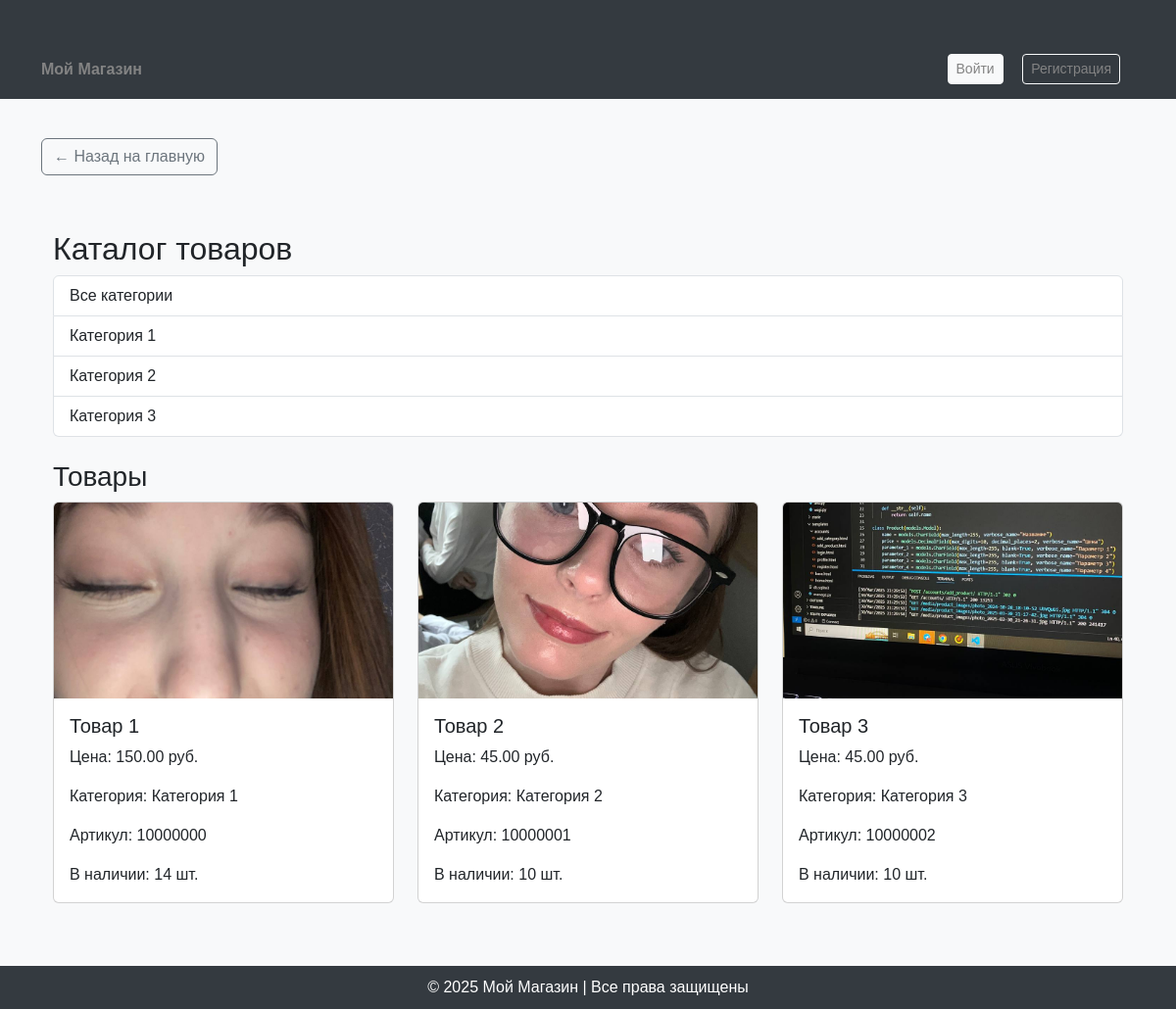
The page /accounts/catalog/ on the database as committed earlier.
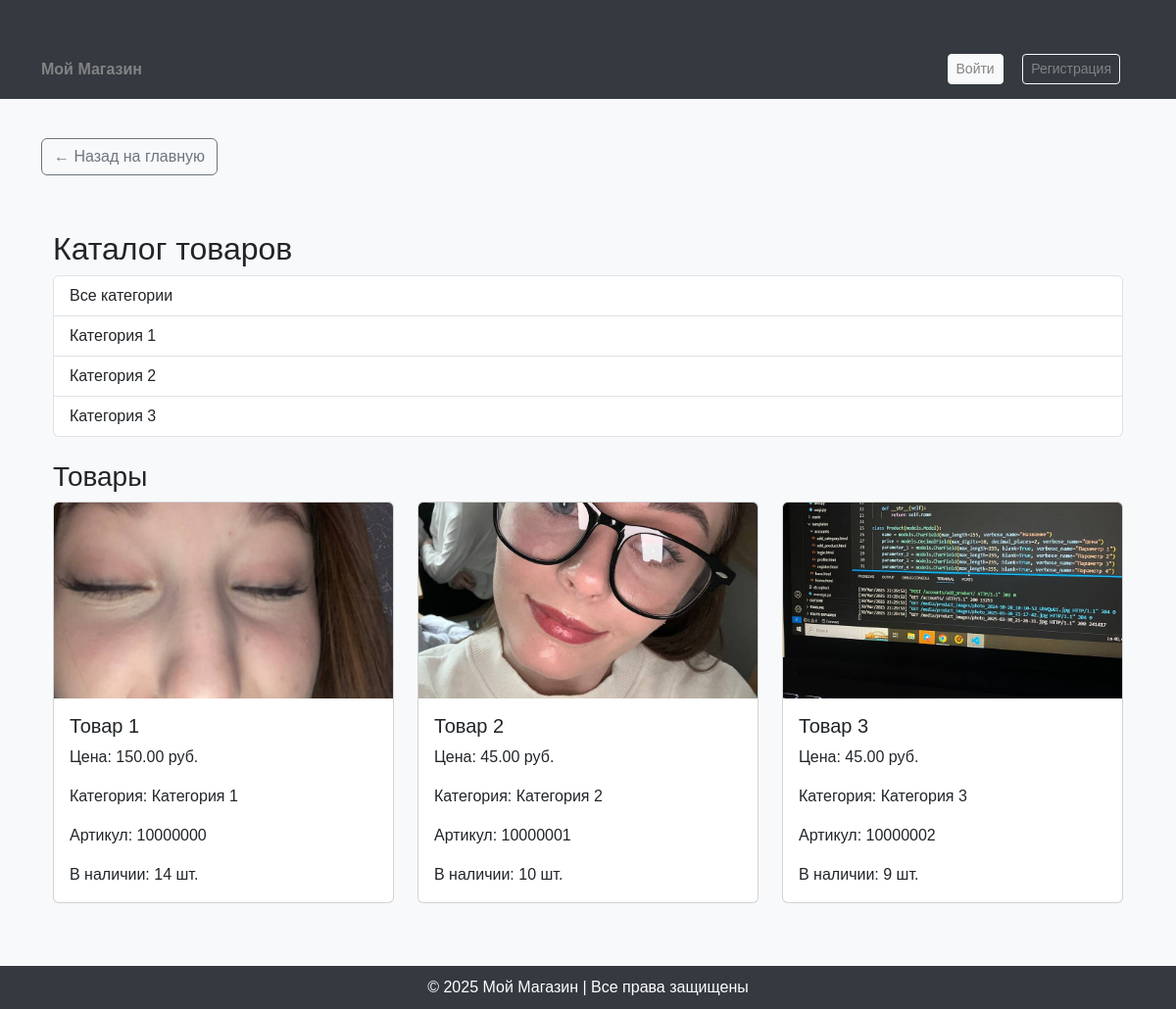
The same page on the database as committed later.
### accounts/models.py (models this page shows, shortened)
class Category(models.Model):
    name = models.CharField(max_length=255, unique=True, verbose_name="Название категории")

class Product(models.Model):
    name = models.CharField(max_length=255, verbose_name="Название")
    price = models.DecimalField(max_digits=10, decimal_places=2, verbose_name="Цена")
    parameter_1 = models.CharField(max_length=255, blank=True, verbose_name="Параметр 1")
    parameter_2 = models.CharField(max_length=255, blank=True, verbose_name="Параметр 2")
    parameter_3 = models.CharField(max_length=255, blank=True, verbose_name="Параметр 3")
    parameter_4 = models.CharField(max_length=255, blank=True, verbose_name="Параметр 4")
    parameter_5 = models.CharField(max_length=255, blank=True, verbose_name="Параметр 5")
    category = models.ForeignKey(Category, on_delete=models.CASCADE, verbose_name="Категория")
    sku = models.CharField(max_length=50, unique=True, verbose_name="Артикул", blank=True)
    image = models.ImageField(upload_to="product_images/", blank=True, null=True, verbose_name="Изображение")
    description = models.TextField(blank=True, null=True, verbose_name="Описание")  # Новое поле для описания
    stock_quantity = models.PositiveIntegerField(default=0, verbose_name="Количество в наличии")  # Новое поле для количества товара

### accounts/views.py (the view)
# urls.py: path('catalog/', views.catalog_view, name='catalog'),
def catalog_view(request, category_id=None):
    categories = Category.objects.all()
    if category_id:
        products = Product.objects.filter(category_id=category_id)
    else:
        products = Product.objects.all()
    return render(request, 'accounts/catalog.html', {
        'categories': categories,
        'products': products
    })

### templates/accounts/catalog.html
{% extends 'base.html' %}
{% block content %}
<a href="{% url 'home' %}" class="btn btn-outline-secondary mb-3">
    ← Назад на главную
</a>
<div class="container">
    <h2>Каталог товаров</h2>
    <div class="list-group">
        <a href="{% url 'catalog' %}" class="list-group-item list-group-item-action">Все категории</a>
        {% for category in categories %}
        <a href="{% url 'catalog_by_category' category.id %}" class="list-group-item list-group-item-action">{{ category.name }}</a>
        {% endfor %}
    </div>
    <div class="mt-4">
        <h3>Товары</h3>
        {% if products %}
        <div class="row">
            {% for product in products %}
                {% include 'includes/product_card.html' %}
            {% endfor %}
        </div>
        {% else %}
        <p class="text-center">Товары не найдены.</p>
        {% endif %}
    </div>
</div>
{% endblock %}

### templates/base.html (shortened to what this page needs)
<!DOCTYPE html>
<html lang="ru">
<head>
    <link rel="stylesheet" href="https://cdn.jsdelivr.net/npm/bootstrap@5.3.0/dist/css/bootstrap.min.css">
    <link href="https://cdn.jsdelivr.net/npm/bootstrap-icons@1.10.5/font/bootstrap-icons.css" rel="stylesheet">
</head>
<body>
    <header>
        <nav class="navbar">
            <div class="container">
                <a href="{% url 'home' %}" class="fw-bold">Мой Магазин</a>
                <div>
                    {% if user.is_authenticated %}
                    <form method="get" action="{% url 'search' %}" class="d-inline me-3">
                        <input type="text" name="q" class="form-control-sm d-inline-block"
                            placeholder="Поиск товаров..." style="width:300px; display: inline-block;">
                        <button type="submit" class="btn btn-warning btn-sm">Найти</button>
                    </form>
                    <a href="{% url 'catalog' %}" class="text-white me-3">Каталог</a>
                    {% if user.is_authenticated and not user.is_superuser %}
                    <li class="nav-item d-inline-block">
                        <a class="nav-link position-relative" href="{% url 'cart' %}">
                            <i class="bi bi-cart" style="font-size: 1.4rem; color: white;"></i>
                        </a>
                    </li>
                    <a href="{% url 'delivery' %}" class="text-white me-3" title="Доставка">
                        <i class="bi bi-truck" style="font-size: 1.4rem;"></i>
                    </a>
                    <a href="{% url 'notifications' %}" class="text-white me-3" title="Уведомления">
                        <i class="bi bi-bell" style="font-size: 1.4rem;"></i>
                    </a>
                    {% endif %}
                    <span class="text-white me-3">Привет, {{ user.username }}</span>
                    {% if user.userprofile.profile_picture %}
                    <a href="{% url 'profile' %}">
                        <img src="{{ user.userprofile.profile_picture.url }}" alt="Profile" class="profile-icon">
                    </a>
                    {% else %}
                    <a href="{% url 'profile' %}">
                        <span class="username-text">{{ user.username|slice:":1" }}</span>
                    </a>
                    {% endif %}
                    <a href="{% url 'logout' %}" class="btn btn-outline-light btn-sm">Выйти</a>
                    {% else %}
                    <a href="{% url 'login' %}" class="btn btn-light btn-sm">Войти</a>
                    <a href="{% url 'register' %}" class="btn btn-outline-light btn-sm">Регистрация</a>
                    {% endif %}
                </div>
            </div>
        </nav>
    </header>
    <main class="container">
        {% block content %}{% endblock %}
    </main>
    <footer>
        © 2025 Мой Магазин | Все права защищены
    </footer>
</body>
</html>

### templates/includes/product_card.html
<div class="col-md-4 mb-4">
    <a href="{% url 'product_detail' product.id %}" class="text-decoration-none text-dark">
        <div class="card">
            {% if product.image %}
            <img src="{{ product.image.url }}" class="card-img-top" alt="{{ product.name }}"
                 style="object-fit: cover; height: 200px;">
            {% else %}
            <img src="https://via.placeholder.com/300x200" class="card-img-top" alt="No Image Available"
                 style="object-fit: cover; height: 200px;">
            {% endif %}
            <div class="card-body">
                <h5 class="card-title">{{ product.name }}</h5>
                <p class="card-text">Цена: {{ product.price }} руб.</p>
                <p class="card-text">Категория: {{ product.category.name }}</p>
                <p class="card-text">Артикул: {{ product.sku }}</p>
                <p class="card-text">В наличии: {{ product.stock_quantity }} шт.</p>
            </div>
        </div>
    </a>
</div>

### templates/base.html (style rules this page uses)
body { background-color: #f8f9fa; font-family: 'Arial', sans-serif; }
.navbar { background-color: #343a40; padding: 15px; }
.navbar a { color: rgb(131, 131, 131); text-decoration: none; margin-right: 15px; }
.container { margin-top: 40px; }
footer { background-color: #343a40; color: white; text-align: center; padding: 10px; margin-top: 40px; }
.card { transition: transform 0.3s ease, box-shadow 0.3s ease; }

Rows that differ between the two databases and show on the page:
changed Product "Товар 3": stock_quantity "10" → "9"
